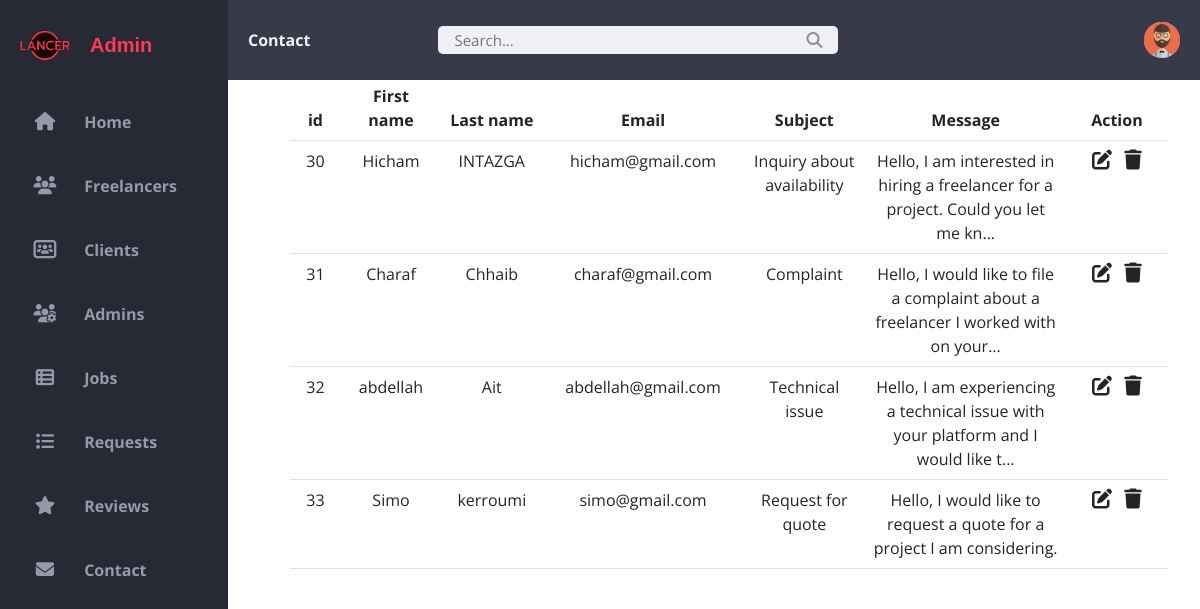
Page /admin/contact-us.php on the committed database.
### tables this page shows
CREATE TABLE `contact_us` (
  `id_contact` int(11) NOT NULL,
  `idsend` int(11) NOT NULL,
  `first_name_contact` varchar(255) NOT NULL,
  `last_name_contact` varchar(255) NOT NULL,
  `email_contact` varchar(255) NOT NULL,
  `subject_contact` varchar(255) NOT NULL,
  `message_contact` varchar(255) NOT NULL
);

### admin/contact-us.php (the view, shortened to what this page needs)
<?php
    @include '../login/config.php';
    $id_admin = $_SESSION['admin_id'];
    $sql="SELECT * FROM admin WHERE id_admin = '$id_admin'  ";
    $req = mysqli_query($conn , $sql) ;
    $num_ligne = mysqli_fetch_assoc($req);
?>
<!DOCTYPE html>
<html lang="en">
  <head>
    <link rel="stylesheet" href="CSS/style.css" />
    <link rel="stylesheet" href="https://cdnjs.cloudflare.com/ajax/libs/font-awesome/6.1.2/css/all.min.css">
    <link href="https://cdn.jsdelivr.net/npm/bootstrap@5.3.0-alpha1/dist/css/bootstrap.min.css" rel="stylesheet">
</head>
<body>
    <div class="grid-container">
        <section>
            <nav>
                <a href="contact-us.php" class="name_page">Contact</a>
                <form action="#" method="get">
                    <div class="form-group">
                        <input type="text" name="search_box" placeholder="Search..." autocomplete="off">
                        <button type="submit" class="fa-solid fa-magnifying-glass icon" style="border: none; background: transparent;"></button>
                    </div>
                </form>
                <div class="profile">
                    <?php
                            if($num_ligne['statut']==0)  {
                                echo '<img class="profile-pic" src="photoadmin/default.jpg">' ;
                            }
                            else{
                                $ex=$num_ligne['exentation'];
                                $namf=$id_admin.'.'.$ex;
                                echo ' <img class="profile-pic" src="photoadmin/'.$namf.'">';
                            }
                    ?>
                </div>
            </nav>
        </section>
        <aside id="sidebar">
            <div class="sidebar-title">
                <div class="sidebar-brand">
                    <img src="img/logo.png" class="logo-title">
                    <span class="material-icons-outlined">Admin</span>
                </div>
            </div>
            <ul class="sidebar-list">
                <li>
                    <a href="home.php">
                        <i class="fa-solid fa-house"></i>
                        <span class="material-icons-outlined">Home</span>
                    </a>
                </li>
                <li>
                    <a href="freelancers.php">
                        <i class="fas fa-users"></i>
                        <span class="material-icons-outlined">Freelancers</span>
                    </a>
                </li>
                <li>
                    <a href="clients.php">
                        <i class="fas fa-light fa-users-rectangle"></i>
                        <span class="material-icons-outlined">Clients</span>
                    </a>
                </li>
                <li>
                    <a href="admins.php">
                        <i class="fa-solid fa-users-gear"></i>
                        <span class="material-icons-outlined">Admins</span>
                    </a>
                </li>
                <li>
                    <a href="jobs.php">
                        <i class="fa-solid fa-table-list"></i>
                        <span class="material-icons-outlined">Jobs</span>
                    </a>
                </li>
                <li>
                    <a href="requests.php">
                        <i class="fa-solid fa-list"></i>
                        <span class="material-icons-outlined">Requests</span>
                    </a>
                </li>
                <li>
                    <a href="reviews.php">
                        <i class="fa-solid fa-star"></i>
                        <span class="material-icons-outlined">Reviews</span>
                    </a>
                </li>
                <li>
                    <a href="contact-us.php">
                        <i class="fas fa-envelope"></i>
                        <span class="material-icons-outlined">Contact</span>
                    </a>
                </li>
            </ul>
        </aside>
        <section>
            <table class="table table-hover text-center" style="margin-left: 15px; width: 310%; table-layout: fixed;">
                <colgroup>
                    <col style="width: 5%">
                    <col style="width: 10%">
                    <col style="width: 10%">
                    <col style="width: 20%">
                    <col style="width: 12%">
                    <col style="width: 20%">
                    <col style="width: 10%">
                </colgroup>
                <thead style="background-color: #dadfe4;">
                    <tr>
                        <th scope="col">id</th>
                        <th scope="col">First name</th>
                        <th scope="col">Last name</th>
                        <th scope="col">Email</th>
                        <th scope="col">Subject</th>
                        <th scope="col">Message</th>
                        <th scope="col">Action</th>
                    </tr>
                </thead>
                <tbody>
                    <?php
                        if(isset($_GET['search_box'])) {
                            $search_query = mysqli_real_escape_string($conn, $_GET['search_box']);
                            $sql1 = "SELECT * FROM contact_us WHERE CONCAT(first_name_contact, ' ', last_name_contact) LIKE '%$search_query%' OR id_contact  LIKE '%$search_query%'";
                        } else {
                            $sql1 = "SELECT * FROM contact_us";
                        }
                        $result1 = mysqli_query($conn, $sql1);
                        while($row = mysqli_fetch_assoc($result1)){
                            ?>
                                <tr>
                                    <td><?php echo $row['id_contact'] ?></td>
                                    <td><?php echo $row['first_name_contact'] ?></td>
                                    <td><?php echo $row['last_name_contact'] ?></td>
                                    <td><?php echo strlen($row['email_contact']) < 25 ? $row['email_contact'] : substr($row['email_contact'], 0, 25) . '...' ?></td>
                                    <td><?php echo $row['subject_contact'] ?></td>
                                    <td><?php echo strlen($row['message_contact']) < 80 ? $row['message_contact'] : substr($row['message_contact'], 0, 80) . '...' ?></td>
                                    <td>
                                        <a href="edit-contact.php?idad=<?php echo $row['id_contact']; ?>" class="link-dark"><i class="fa-solid fa-pen-to-square fs-5 me-2"></i></a>
                                        <a href="?delete_id=<?php echo $row['id_contact']; ?>" class="link-dark"><i class="fa-solid fa-trash fs-5"></i></a>
                                    </td>
                                </tr>
                            <?php
                        }
                    ?>
                </tbody>
            </table>
        </section>
    </div>
</body>
</html>

### admin/CSS/style.css (style rules this page uses)
* { font-family: 'Open Sans', sans-serif; margin: 0; padding: 0; box-sizing: border-box; }
:root { --grey: #F1F0F6; --dark-grey: #8D8D8D; --light: #fff; --dark: #000; --green: #81D43A; --light-green: #E3FFCB; --blue: #1775F1; --light-blue: #D0E4FF; --dark-blue: #0C5FCD; --red: #FC3B56; --primary-color: #272935; }
body { margin: 0; padding: 0; box-sizing: border-box; background-color: white; color: #666666; font-family: "Montserrat", sans-serif; overflow-x: hidden; }
a { text-decoration: none; }
li { list-style: none; }
section { padding: 4.7rem; margin: 1px -60px; max-width: 1200px; }
.grid-container { width: 100%; display: grid; grid-template-columns: 260px 1fr 1fr 1fr; grid-template-rows: 0.2fr 3fr; grid-template-areas: "sidebar header header header" "sidebar main main main"; height: 100vh; }
nav { background: #383a49; height: 10%; width: 81%; padding: 0 20px; display: flex; align-items: center; grid-gap: 28px; position: fixed; top: 0; right: 0; z-index: 999; justify-content: space-between; }
nav .name_page { text-decoration: none; font-weight: bolder; margin-right: 100px; color: var(--grey); }
nav form { max-width: 400px; width: 100%; margin-right: auto; }
nav .form-group { position: relative; }
nav .form-group input { width: 100%; background: var(--grey); border-radius: 5px; border: none; outline: none; padding: 3px 36px 3px 16px; transition: all .3s ease; font-size: 15px; }
nav .form-group .icon { position: absolute; top: 50%; transform: translateY(-50%); right: 16px; color: var(--dark-grey); cursor: pointer; }
nav .profile { position: relative; margin-left: auto; }
nav .profile img { width: 36px; height: 36px; border-radius: 50%; object-fit: cover; cursor: pointer; }
#sidebar { grid-area: sidebar; height: 100%; width: 19%; background-color: #272935; color: #9799ab; overflow-y: auto; transition: all 0.5s; -webkit-transition: all 0.5s; position: fixed; }
.sidebar-title { display: flex; justify-content: space-between; align-items: center; padding: 20px; margin-bottom: 25px; }
.sidebar-brand img { height: 50px; margin-right: 10px; }
.sidebar-brand span { margin-left: 10px; font-weight: bold; font-family: 'Franklin Gothic Medium', 'Arial Narrow', Arial, sans-serif; color: var(--red); font-size: 20px; }
.sidebar-brand { display: flex; align-items: center; font-size: 20px; font-weight: 700; }
.sidebar-list { padding: 0; margin-top: -25px; list-style-type: none; }
.sidebar-list li { padding: 20px 20px 20px 20px; }
.sidebar-list li a { text-decoration: none; color: #9799ab; display: block; }
.sidebar-list li a i { position: relative; width: 50px; font-size: 18.3px; text-align: center; }
.sidebar-list li a span { color: #9799ab; position: relative; margin-left: 10px; font-weight: bold; }

### rows in the picture
contact_us: id_contact "30", first_name_contact "Hicham", last_name_contact "INTAZGA", email_contact "hicham@gmail.com", subject_contact "Inquiry about availability", message_contact "Hello, I am interested in hiring a freelancer for a project. Could you let me kn"
contact_us: id_contact "31", first_name_contact "Charaf", last_name_contact "Chhaib", email_contact "charaf@gmail.com", subject_contact "Complaint", message_contact "Hello, I would like to file a complaint about a freelancer I worked with on your"
contact_us: id_contact "32", first_name_contact "abdellah", last_name_contact "Ait", email_contact "abdellah@gmail.com", subject_contact "Technical issue", message_contact "Hello, I am experiencing a technical issue with your platform and I would like t"
contact_us: id_contact "33", first_name_contact "Simo", last_name_contact "kerroumi", email_contact "simo@gmail.com", subject_contact "Request for quote", message_contact "Hello, I would like to request a quote for a project I am considering."
